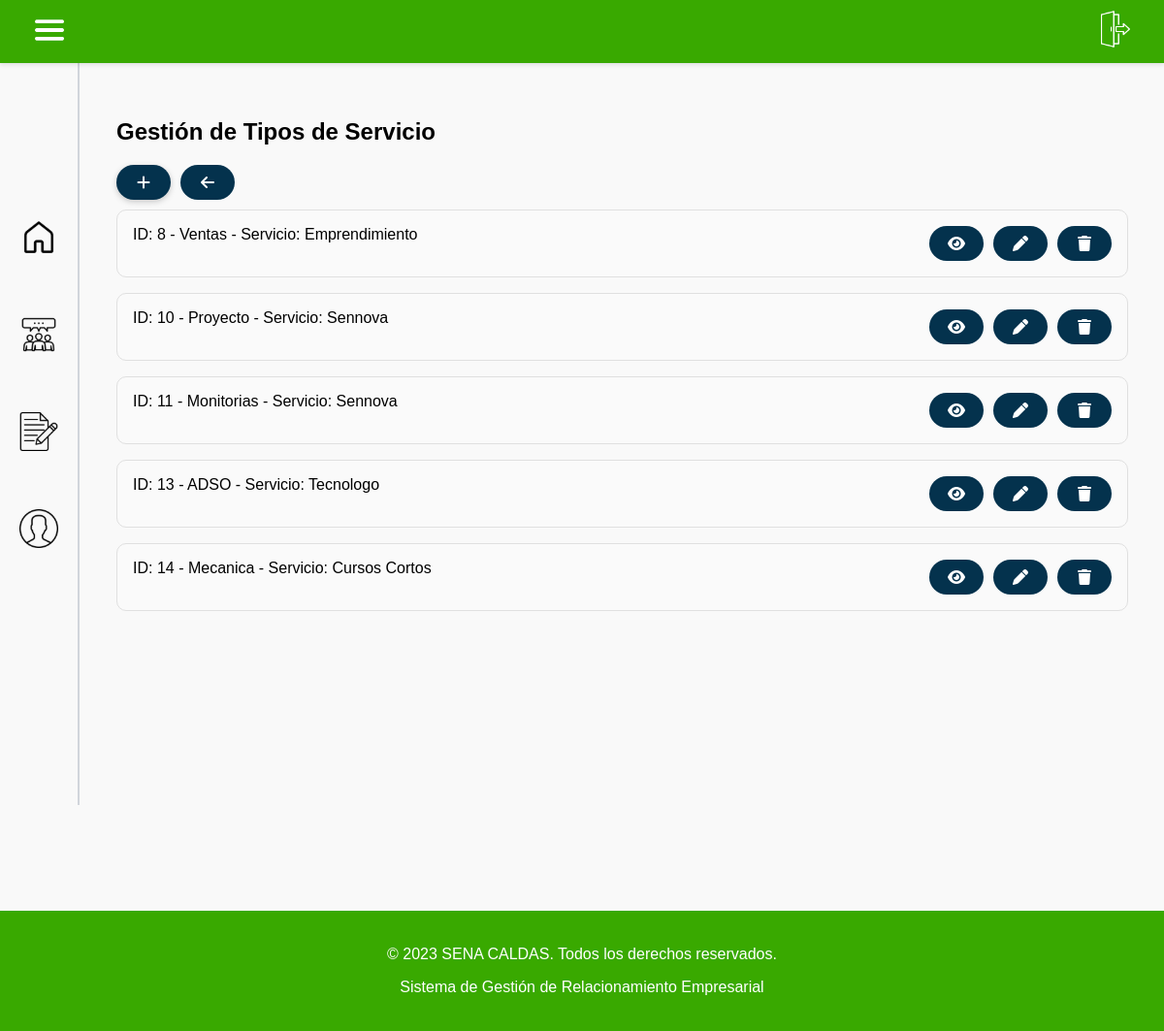
Screenshot of /tipoServicio/view (signed in) with the database file from the repository.
### tables this page shows
CREATE TABLE `tiposervicio` (
  `idTipoServicio` int(11) NOT NULL,
  `TipoServicio` varchar(100) NOT NULL,
  `FKidServicio` int(11) NOT NULL
);

CREATE TABLE `servicio` (
  `idServicio` int(11) NOT NULL,
  `Servicio` varchar(100) NOT NULL,
  `Color` varchar(7) NOT NULL
);

### app/controllers/baseController.php (called while the page is built, shortened)
<?php
class BaseController {
    public $layout = "default";
    public function render(string $view, array $arrayData = null) {
        $layout = MAIN_APP_ROUTE . "../views/layouts/{$this->layout}.php";
        include_once $layout;
    }
}

### app/controllers/tipoServicioController.php (called while the page is built, shortened)
<?php
require_once "baseController.php";
require_once MAIN_APP_ROUTE."../models/TipoServicioModel.php";
class TipoServicioController extends BaseController {
    public function view(){
        $tipoServicioObj = new TipoServicioModel();
        $tiposServicio = $tipoServicioObj->getAll();
        $data = [
            "titulo" => "Lista de Tipos de Servicio",
            "tiposServicio" => $tiposServicio
        ];
        $this->render('tipoServicio/view.php', $data);
    }
}

### app/models/BaseModel.php (called while the page is built, shortened)
<?php
abstract class BaseModel {
    public function __construct() {
        try {
            $options = [
                PDO::ATTR_ERRMODE => PDO::ERRMODE_EXCEPTION,
                PDO::ATTR_DEFAULT_FETCH_MODE => PDO::FETCH_OBJ
            ];
            $dsn = DRIVER.':host='.HOST.';dbname='.DATABASE;
            $this->dbConnection = new PDO($dsn, USERNAME_DB, PASSWORD_DB, $options);
        } catch (PDOException $ex) {
            echo 'Error en la conexión: '.$ex->getMessage();
            exit;
        }
    }
}

### app/models/tipoServicioModel.php (called while the page is built, shortened)
<?php
require_once MAIN_APP_ROUTE."../models/BaseModel.php";
class tipoServicioModel extends BaseModel {
    public function __construct(
        ?int $idTipoServicio = null,
        ?string $TipoServicio = null,
        ?int $FKidServicio = null
    ) {
        $this->table = "tiposervicio";
    }
    public function getAll(): array {
        try {
            $sql = "SELECT t.*, s.Servicio as NombreServicio
                    FROM $this->table t
                    LEFT JOIN servicio s ON t.FKidServicio = s.idServicio";
            return $this->dbConnection->query($sql)->fetchAll(PDO::FETCH_OBJ);
        } catch (PDOException $e) {
            throw new PDOException("Error al obtener tipos de servicio: " . $e->getMessage());
        }
    }
}

### app/views/tipoServicio/view.php (the view)
<div class="data-container">
    <h2>Gestión de Tipos de Servicio</h2>
    <div class="buttons">
            <a class="btn-add" href="/tipoServicio/new"><i class="fa fa-plus"></i></a>
            <a href="/usuario/indexAdministrador" class="btn btn-secondary" title="Volver"><i class="fas fa-arrow-left"></i></a>
        </div>
    <?php
    if (empty($tiposServicio)) {
        echo "<br>No se encuentran tipos de servicio en la base de datos";
    } else {
        foreach ($tiposServicio as $tipo) {
            echo "<div class='record'>
                <span>ID: {$tipo->idTipoServicio} - {$tipo->TipoServicio} - Servicio: {$tipo->NombreServicio}</span>
                <div class='buttons'>
                    <a href='/tipoServicio/view/{$tipo->idTipoServicio}'><i class='fas fa-eye'></i></a>
                    <a href='/tipoServicio/edit/{$tipo->idTipoServicio}'><i class='fas fa-pen'></i></a>
                    <a href='/tipoServicio/delete/{$tipo->idTipoServicio}'><i class='fas fa-trash'></i></a>
                </div>
            </div>";
        }
    }
    ?>
</div>

### public/css/styles_admin_layout.css (style rules this page uses)
body { font-family: sans-serif; background-color: #f9f9f9; margin: 0; transition: margin-left 0.3s ease; }
.btn-add { background-color: #04324D; color: white; text-decoration: none; font-size: 22px; padding: 8px 14px; border-radius: 50%; box-shadow: 0 2px 6px rgba(0,0,0,0.2); transition: background-color 0.3s ease; }
.record { border: 1px solid #e0e0e0; border-radius: 10px; padding: 16px; margin-bottom: 16px; background-color: #fafafa; display: flex; flex-wrap: wrap; gap: 20px; transition: box-shadow 0.2s ease; justify-content: space-between; margin-top: 10px; }
.buttons { display: flex; gap: 10px; }
.buttons a { background-color: #04324D; color: white; text-decoration: none; padding: 0 10px; border-radius: 20px; font-size: 16px; display: flex; align-items: center; justify-content: center; transition: background-color 0.3s ease; width: 36px; height: 36px; }

### rows the page displays
tiposervicio: idTipoServicio "8", TipoServicio "Ventas", FKidServicio.Servicio "Emprendimiento"
tiposervicio: idTipoServicio "10", TipoServicio "Proyecto", FKidServicio.Servicio "Sennova"
tiposervicio: idTipoServicio "11", TipoServicio "Monitorias", FKidServicio.Servicio "Sennova"
tiposervicio: idTipoServicio "13", TipoServicio "ADSO", FKidServicio.Servicio "Tecnologo"
tiposervicio: idTipoServicio "14", TipoServicio "Mecanica", FKidServicio.Servicio "Cursos Cortos"
